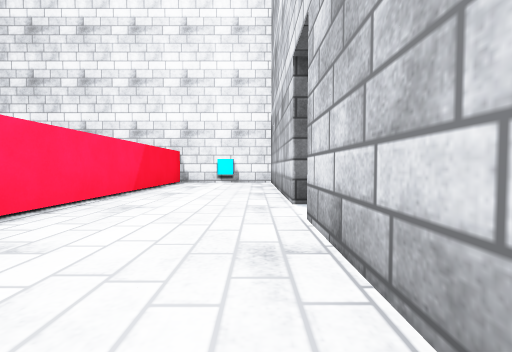
View 1 (above)

12 first-person views from a walk through a 3-D level made in the Unity game engine. The camera is 0.51 m above the floor, tilts 2° down and sees 90° across. The floor is counted in squares, 1 m on a side. Each view is taken from the middle of a square. On the plan, view 1 faces up. The plan holds only what a view shows up to about 9 squares ahead; the rest is blank. The place goes on beyond the plan. The player character is not drawn. Surface patterns are stand-ins for the level's own textures.

View 2
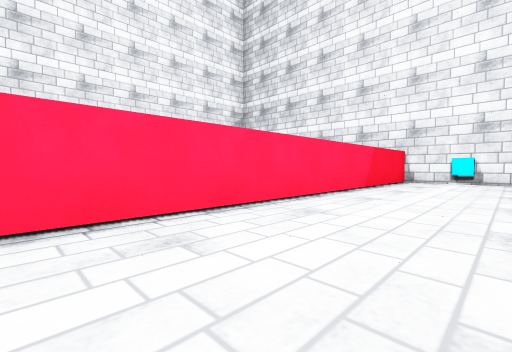

View 3
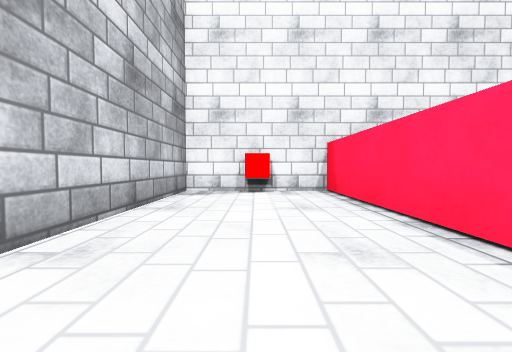

View 4
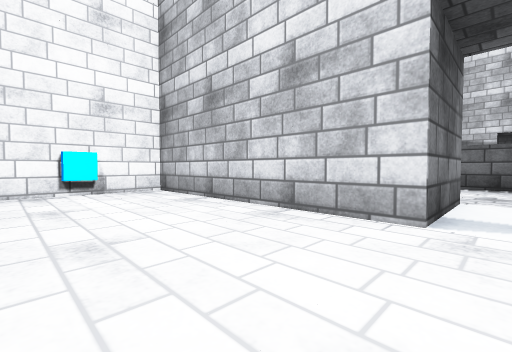

View 5
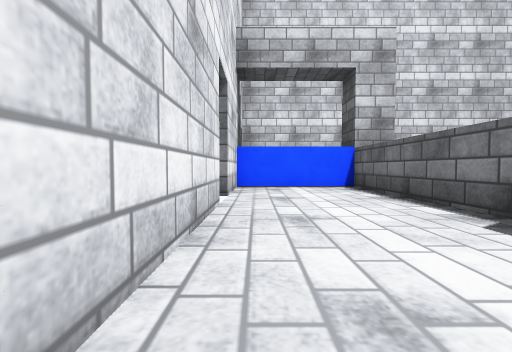

View 6
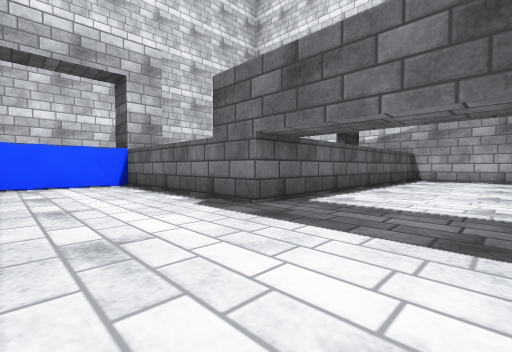

View 7
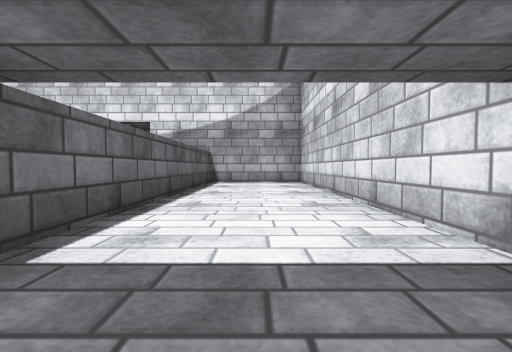

View 8
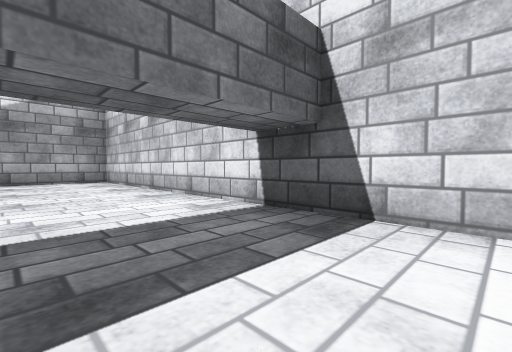

View 9
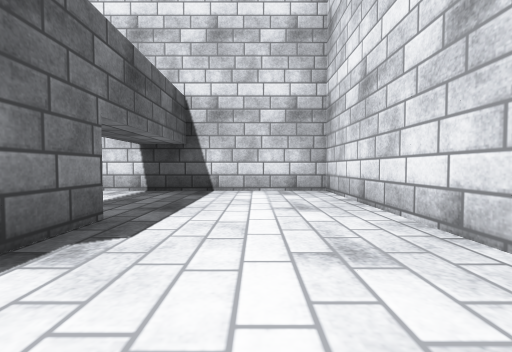

View 10
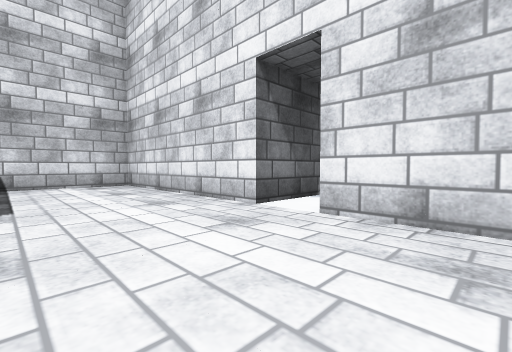

View 11
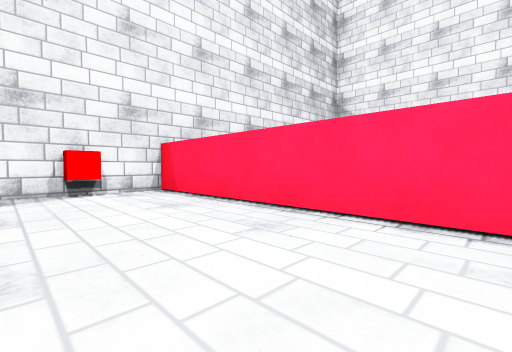

View 12
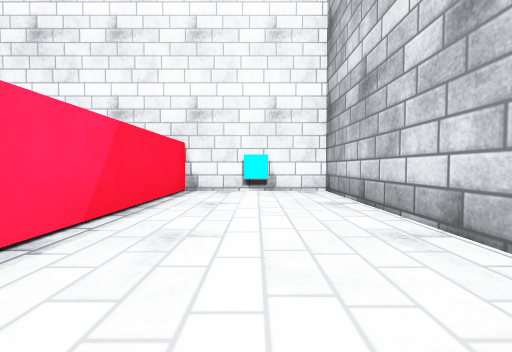

### Floor plan
Points are (right, up) in squares from view 1. A wall is a line through its corners. A room is listed if a view was taken in it or the views show most of it. See-through windows are left out.
Room 1 (views 1, 2, 3, 4, 11, 12)
walls: (0.5, 3.5) (0.5, 8.5) (-2.6, 8.5); (-2.6, -2.5) (0.5, -2.5) (0.5, 2.5)
ways out: opening at (1.5, 3) to room 2
objects: block (-3, -2); block (-3, -1); block (-3, 0); block (-3, 1); block (-3, 2); block (-3, 3); block (-3, 4); block (-3, 5); block (-3, 6); block (-3, 7); block (-3, 8); red cube (-1, -2); blue cube (-1, 9)
Room 2 (views 5, 6, 7, 8, 9, 10)
walls: (0.5, 2.5) (2.5, 2.5) (2.5, -2.5) (13.5, -2.5) (13.5, 0.5) (5.5, 0.5) (5.5, 5.5); (2.5, 5.5) (2.5, 3.5) (0.5, 3.5)
ways out: opening at (1.5, 3) to room 1
objects: block (3, 6) to (5, 6)

Positions as (right, up) in squares from view 1, and headings:
1: (0, 0), facing up
2: (0, -1), facing up-left
3: (-1, 3), facing down
4: (-2, 3), facing up-right
5: (3, -1), facing up
6: (3, -2), facing up-right
7: (5, -1), facing right
8: (4, 0), facing down-right
9: (4, 3), facing down
10: (5, 5), facing down-left
11: (0, 3), facing down-left
12: (-1, 3), facing up
